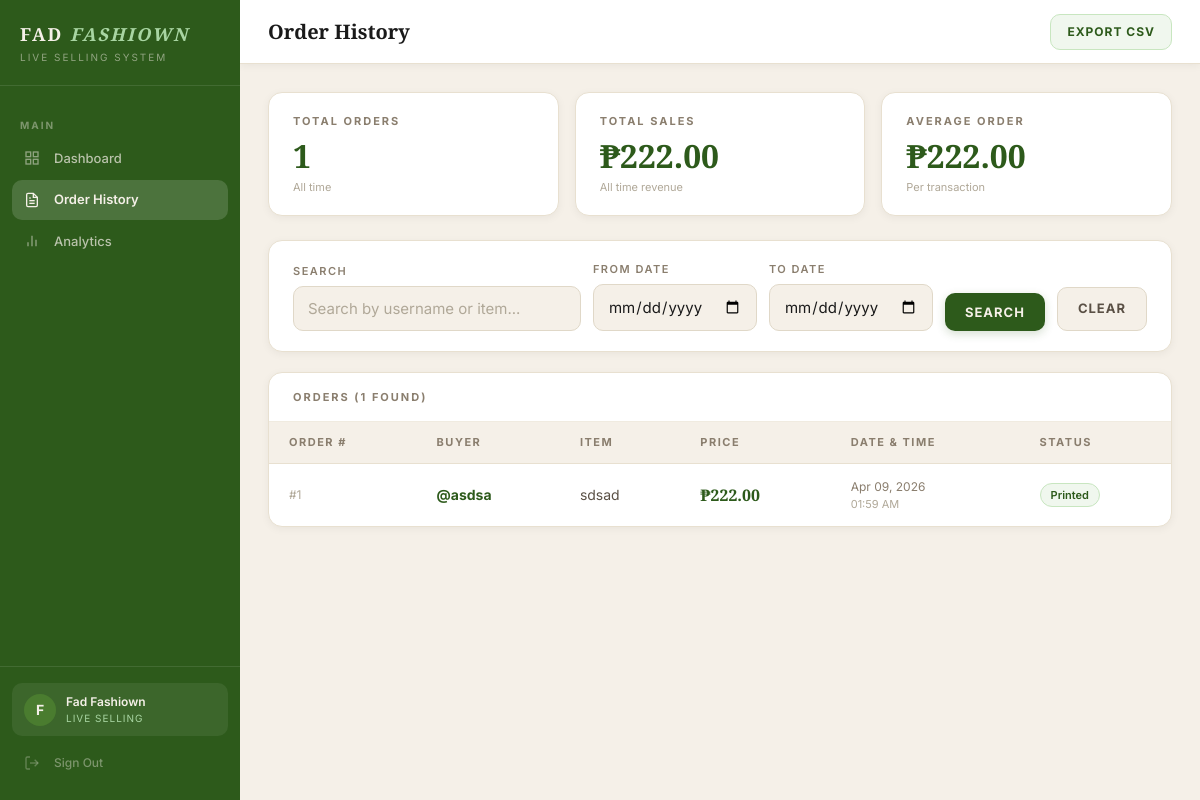
Page /orders (signed in) on the earlier database version.
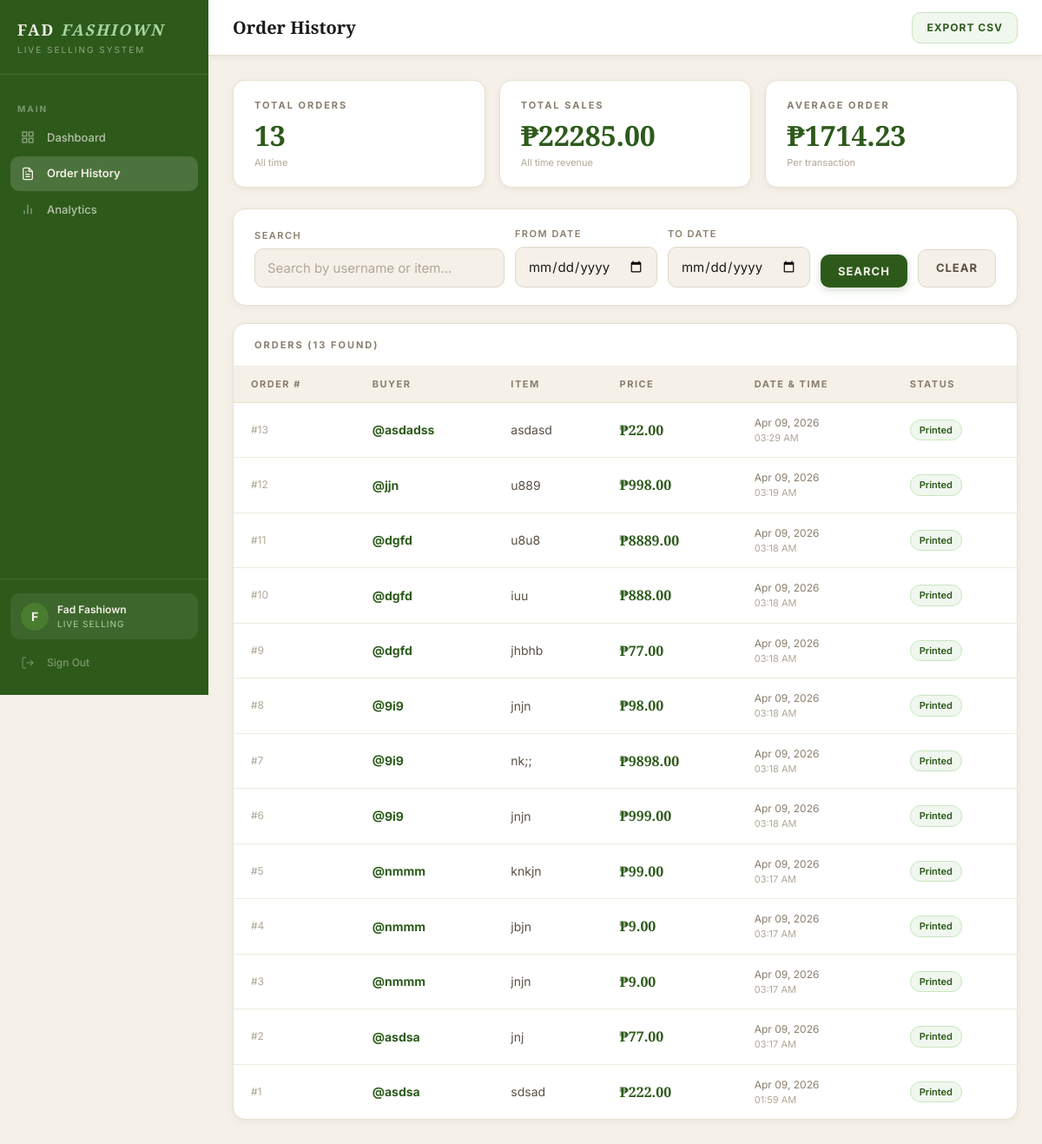
Same page on the later database version.
### auth/models.py (models this page shows, shortened)
class Client(UserMixin, db.Model):
    __tablename__ = 'clients'
    id = db.Column(db.Integer, primary_key=True)
    business_name = db.Column(db.String(100), nullable=False)
    email = db.Column(db.String(120), unique=True, nullable=False)
    password_hash = db.Column(db.String(255), nullable=False)
    plan = db.Column(db.String(20), default='active')
    is_active = db.Column(db.Boolean, default=True)
    is_admin = db.Column(db.Boolean, default=False)
    created_at = db.Column(db.DateTime, default=datetime.utcnow)
    last_login = db.Column(db.DateTime, nullable=True)
    orders = db.relationship('Order', backref='client', lazy=True)

class Order(db.Model):
    __tablename__ = 'orders'
    id = db.Column(db.Integer, primary_key=True)
    client_id = db.Column(
        db.Integer,
        db.ForeignKey('clients.id'),
        nullable=False
    )
    buyer_username = db.Column(db.String(100), nullable=False)
    item_name = db.Column(db.String(200), nullable=False)
    price = db.Column(db.Float, nullable=False)
    timestamp = db.Column(db.DateTime, default=datetime.utcnow)
    label_printed = db.Column(db.Boolean, default=False)

### dashboard/routes.py (the view, shortened to what this page needs)
@dashboard.route('/orders')
@login_required
def orders():
    if current_user.is_admin:
        return redirect(url_for('auth.admin_panel'))
    search = request.args.get('search', '').strip()
    date_from = request.args.get('date_from', '')
    date_to = request.args.get('date_to', '')
    page = request.args.get('page', 1, type=int)
    per_page = 20
    query = Order.query.filter_by(client_id=current_user.id)
    if search:
        query = query.filter(
            Order.buyer_username.ilike(f'%{search}%') |
            Order.item_name.ilike(f'%{search}%')
        )
    all_orders = Order.query.filter_by(client_id=current_user.id).all()
    total_orders = len(all_orders)
    total_sales = sum(o.price for o in all_orders)
    orders_paginated = query.order_by(
        Order.timestamp.desc()
    ).paginate(page=page, per_page=per_page, error_out=False)
    return render_template(
        'orders.html',
        orders=orders_paginated,
        search=search,
        date_from=date_from,
        date_to=date_to,
        total_orders=total_orders,
        total_sales=total_sales,
        business_name=current_user.business_name
    )

### templates/orders.html (shortened to what this page needs)
{% extends "base.html" %}
{% block page_title %}Order History{% endblock %}
{% block topbar_right %}
<a href="/orders/export" class="btn btn-export">Export CSV</a>
{% endblock %}
{% block content %}
<div class="stats-grid">
    <div class="stat-card">
        <div class="stat-label">Total Orders</div>
        <div class="stat-number">{{ total_orders }}</div>
        <div class="stat-sub">All time</div>
    </div>
    <div class="stat-card">
        <div class="stat-label">Total Sales</div>
        <div class="stat-number">₱{{ "%.2f"|format(total_sales) }}</div>
        <div class="stat-sub">All time revenue</div>
    </div>
    <div class="stat-card">
        <div class="stat-label">Average Order</div>
        <div class="stat-number">
            ₱{{ "%.2f"|format(total_sales / total_orders) if total_orders > 0 else "0.00" }}
        </div>
        <div class="stat-sub">Per transaction</div>
    </div>
</div>
<div class="filters-card">
    <form method="GET" action="/orders">
        <div class="filters-row">
            <div class="form-group" style="margin:0">
                <label class="form-label">Search</label>
                <input type="text" name="search" class="form-input"
                       value="{{ search }}"
                       placeholder="Search by username or item..." />
            </div>
            <div class="form-group" style="margin:0">
                <label class="form-label">From Date</label>
                <input type="date" name="date_from"
                       class="form-input" value="{{ date_from }}" />
            </div>
            <div class="form-group" style="margin:0">
                <label class="form-label">To Date</label>
                <input type="date" name="date_to"
                       class="form-input" value="{{ date_to }}" />
            </div>
            <div class="form-group" style="margin:0">
                <label class="form-label">&nbsp;</label>
                <button type="submit" class="btn btn-primary">Search</button>
            </div>
            <div class="form-group" style="margin:0">
                <label class="form-label">&nbsp;</label>
                <a href="/orders" class="btn btn-secondary">Clear</a>
            </div>
        </div>
    </form>
</div>
<div class="table-card">
    <div class="table-header">
        <span class="card-title">Orders ({{ orders.total }} found)</span>
    </div>
    {% if orders.items %}
    <table>
        <thead>
            <tr>
                <th>Order #</th>
                <th>Buyer</th>
                <th>Item</th>
                <th>Price</th>
                <th>Date & Time</th>
                <th>Status</th>
            </tr>
        </thead>
        <tbody>
            {% for order in orders.items %}
            <tr>
                <td class="td-id">#{{ order.id }}</td>
                <td class="td-buyer">@{{ order.buyer_username }}</td>
                <td class="td-item">{{ order.item_name }}</td>
                <td class="td-price">₱{{ "%.2f"|format(order.price) }}</td>
                <td class="td-time">
                    {{ order.timestamp.strftime('%b %d, %Y') }}
                    <span style="color:var(--text-light);display:block;font-size:11px">
                        {{ order.timestamp.strftime('%I:%M %p') }}
                    </span>
                </td>
                <td><span class="badge badge-success">Printed</span></td>
            </tr>
            {% endfor %}
        </tbody>
    </table>
    {% endif %}
</div>
{% endblock %}

### templates/base.html (shortened to what this page needs)
<!DOCTYPE html>
<html lang="en">
<head>
    <link rel="stylesheet" href="/static/style.css">
</head>
<body>
<div class="app-layout">
    <aside class="sidebar" id="sidebar">
        <div class="sidebar-brand">
            <div class="brand-name">FAD <em>FASHIOWN</em></div>
            <div class="brand-sub">Live Selling System</div>
        </div>
        <nav class="sidebar-nav">
            {% if current_user.is_admin %}
            <div class="nav-section-label">Management</div>
            <a href="/admin"
               class="nav-item {% if request.endpoint == 'auth.admin_panel' %}active{% endif %}">
                <span class="nav-icon">
                    <svg width="16" height="16" fill="none" stroke="currentColor" stroke-width="2" viewBox="0 0 24 24">
                        <path d="M17 21v-2a4 4 0 0 0-4-4H5a4 4 0 0 0-4 4v2"/>
                        <circle cx="9" cy="7" r="4"/>
                        <path d="M23 21v-2a4 4 0 0 0-3-3.87"/>
                        <path d="M16 3.13a4 4 0 0 1 0 7.75"/>
                    </svg>
                </span>
                Client Management
            </a>
            {% else %}
            <div class="nav-section-label">Main</div>
            <a href="/"
               class="nav-item {% if request.endpoint == 'dashboard.index' %}active{% endif %}">
                <span class="nav-icon">
                    <svg width="16" height="16" fill="none" stroke="currentColor" stroke-width="2" viewBox="0 0 24 24">
                        <rect x="3" y="3" width="7" height="7"/>
                        <rect x="14" y="3" width="7" height="7"/>
                        <rect x="3" y="14" width="7" height="7"/>
                        <rect x="14" y="14" width="7" height="7"/>
                    </svg>
                </span>
                Dashboard
            </a>
            <a href="/orders"
               class="nav-item {% if request.endpoint == 'dashboard.orders' %}active{% endif %}">
                <span class="nav-icon">
                    <svg width="16" height="16" fill="none" stroke="currentColor" stroke-width="2" viewBox="0 0 24 24">
                        <path d="M14 2H6a2 2 0 0 0-2 2v16a2 2 0 0 0 2 2h12a2 2 0 0 0 2-2V8z"/>
                        <polyline points="14 2 14 8 20 8"/>
                        <line x1="16" y1="13" x2="8" y2="13"/>
                        <line x1="16" y1="17" x2="8" y2="17"/>
                        <polyline points="10 9 9 9 8 9"/>
                    </svg>
                </span>
                Order History
            </a>
            <a href="/analytics"
            class="nav-item {% if request.endpoint == 'dashboard.analytics' %}active{% endif %}">
                <span class="nav-icon">
                    <svg width="16" height="16" fill="none" stroke="currentColor" stroke-width="2" viewBox="0 0 24 24">
                        <line x1="18" y1="20" x2="18" y2="10"/>
                        <line x1="12" y1="20" x2="12" y2="4"/>
                        <line x1="6" y1="20" x2="6" y2="14"/>
                    </svg>
                </span>
                Analytics
            </a>
            {% endif %}
        </nav>
        <div class="sidebar-footer">
            <div class="client-info">
                <div class="client-avatar">
                    {{ current_user.business_name[0].upper() }}
                </div>
                <div class="client-details">
                    <div class="client-name">{{ current_user.business_name }}</div>
                    <div class="client-plan">
                        {% if current_user.is_admin %}System Administrator{% else %}Live Selling{% endif %}
                    </div>
                </div>
            </div>
            <a href="/logout" class="nav-item nav-signout">
                <span class="nav-icon">
                    <svg width="16" height="16" fill="none" stroke="currentColor" stroke-width="2" viewBox="0 0 24 24">
                        <path d="M9 21H5a2 2 0 0 1-2-2V5a2 2 0 0 1 2-2h4"/>
                        <polyline points="16 17 21 12 16 7"/>
                        <line x1="21" y1="12" x2="9" y2="12"/>
                    </svg>
                </span>
                Sign Out
            </a>
        </div>
    </aside>
    <main class="main-content">
        <div class="topbar">
            <div style="display:flex;align-items:center;gap:14px">
                <div class="topbar-title">{% block page_title %}{% endblock %}</div>
            </div>
            <div class="topbar-right">
                {% block topbar_right %}{% endblock %}
            </div>
        </div>
        <div class="page-content">
            {% block content %}{% endblock %}
        </div>
    </main>
</div>
</body>
</html>

Differences in the rows shown:
added Order: id "13", buyer_username "asdadss", item_name "asdasd", price "22.00", timestamp "Apr 09, 2026", timestamp "03:29 AM"
added Order: id "12", buyer_username "jjn", item_name "u889", price "998.00", timestamp "Apr 09, 2026", timestamp "03:19 AM"
added Order: id "11", buyer_username "dgfd", item_name "u8u8", price "8889.00", timestamp "Apr 09, 2026", timestamp "03:18 AM"
added Order: id "10", buyer_username "dgfd", item_name "iuu", price "888.00", timestamp "Apr 09, 2026", timestamp "03:18 AM"
added Order: id "9", buyer_username "dgfd", item_name "jhbhb", price "77.00", timestamp "Apr 09, 2026", timestamp "03:18 AM"
added Order: id "8", buyer_username "9i9", item_name "jnjn", price "98.00", timestamp "Apr 09, 2026", timestamp "03:18 AM"
added Order: id "7", buyer_username "9i9", item_name "nk;;", price "9898.00", timestamp "Apr 09, 2026", timestamp "03:18 AM"
added Order: id "6", buyer_username "9i9", item_name "jnjn", price "999.00", timestamp "Apr 09, 2026", timestamp "03:18 AM"
added Order: id "5", buyer_username "nmmm", item_name "knkjn", price "99.00", timestamp "Apr 09, 2026", timestamp "03:17 AM"
added Order: id "4", buyer_username "nmmm", item_name "jbjn", price "9.00", timestamp "Apr 09, 2026", timestamp "03:17 AM"
added Order: id "3", buyer_username "nmmm", item_name "jnjn", price "9.00", timestamp "Apr 09, 2026", timestamp "03:17 AM"
added Order: id "2", buyer_username "asdsa", item_name "jnj", price "77.00", timestamp "Apr 09, 2026", timestamp "03:17 AM"
Other differences:
{{ total_orders }}: "1" → "13"
{{ "%.2f"|format(total_sales) }}: "222.00" → "22285.00"
{{ orders.total }}: "1" → "13"
text no longer shown: "222.00"
text now shown: "1714.23"
